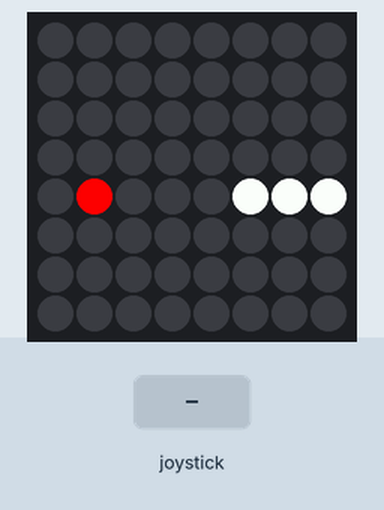
Simulated run of this program. Board: Raspberry Pi (BCM pin numbers) with a Sense HAT. Shown: the Sense HAT's 8×8 RGB LED matrix. Inputs (shaded band) come from the test bench. Random numbers come from a fixed seed; the 64×8 strip is a reading aid, not a part: it shows the text the matrix is scrolling, unrolled, one strip-width of it at a time. At 15.2 s the program stops and its outputs stay as they are.

Above: at 1.2 s.
1.3 s: joystick pushed up
At 1.9 s:
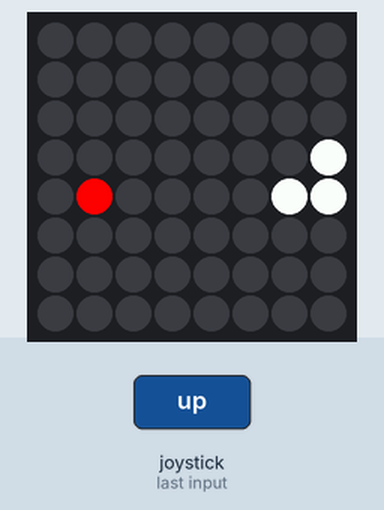
4.3 s: joystick pushed left
At 4.9 s:
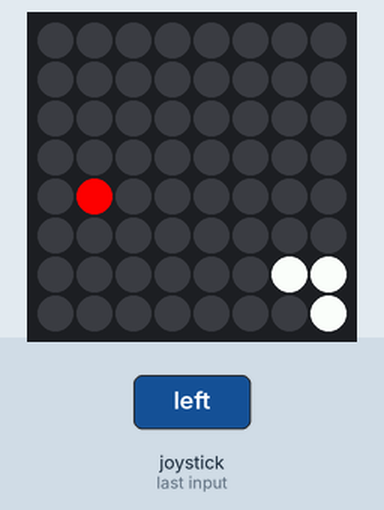
7.3 s: joystick pushed down
At 7.9 s:
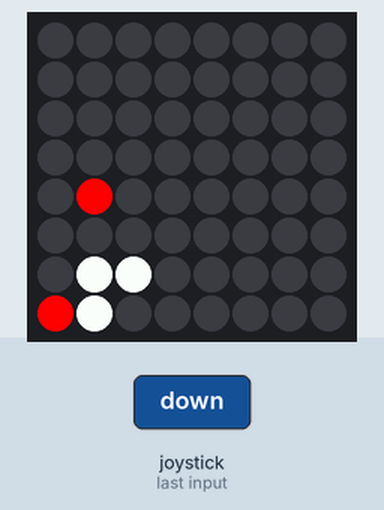
10.3 s: joystick pushed right
At 10.9 s:
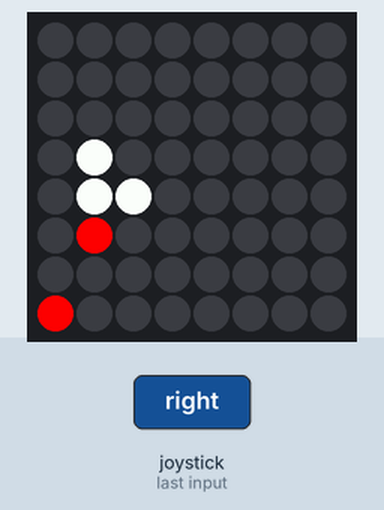
13.3 s: joystick clicked
At 16.4 s:
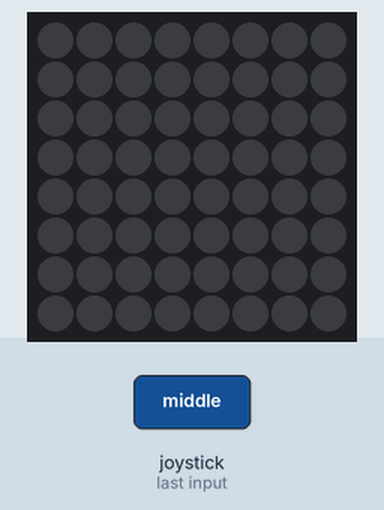
Timing chart, 0 to 16.7 s (numbered marks = the images above; inputs shaded):
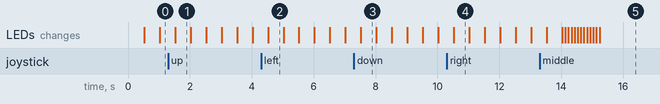

Measured:
- what the display in image 1 shows lasts 0.5 s, from 1.5 s to 2.0 s

The program:

slug-solution.py
```python
from sense_hat import SenseHat
from time import sleep
from random import randint

sense = SenseHat()

# Variables ---------------------------
slug = [[2,4], [3,4], [4,4]]
white = (255, 255, 255)
blank = (0, 0, 0)
red = (255, 0, 0)
direction = "right"
vegetables = []
score = 0
pause = 0.5
dead = False

# Functions ---------------------------
def draw_slug():
  for segment in slug:
    sense.set_pixel(segment[0], segment[1], white)

def move():
  global score, pause, dead
  remove = True

  # Find the last and first items in the slug list
  last = slug[-1]
  first = slug[0]
  next = list(last) # Create a copy of the last item

  # Find the next pixel in the direction the slug is currently moving
  if direction == "right":

    # Move along the column
    if last[0] + 1 == 8:
      next[0] = 0
    else:
      next[0] = last[0] + 1

  elif direction == "left":

    if last[0] - 1 == -1:
      next[0] = 7
    else:
      next[0] = last[0] - 1

  elif direction == "down":

    if last[1] + 1 == 8:
      next[1] = 0
    else:
      next[1] = last[1] + 1

  elif direction == "up":

    if last[1] - 1 == -1:
      next[1] = 7
    else:
      next[1] = last[1] - 1

  # Did I die?
  if next in slug:
    dead = True

  # Add this pixel at the end of the slug list
  slug.append(next)

  # Set the new pixel to the slug's colour
  sense.set_pixel(next[0], next[1], white)

  if next in vegetables:
    vegetables.remove(next)
    score += 1

    if score % 5 == 0:
      remove = False
      pause = pause * 0.8

  if remove == True:
    # Set the first pixel in the slug list to blank
    sense.set_pixel(first[0], first[1], blank)

    # Remove the first pixel from the list
    slug.remove(first)


def joystick_moved(event):
  global direction
  direction = event.direction

def make_veg():
  new = slug[0]
  while new in slug:
    x = randint(0, 7)
    y = randint(0, 7)
    new = [x, y]
  sense.set_pixel(x, y, red)
  vegetables.append(new)

# Main program ------------------------
sense.clear()
draw_slug()

sense.stick.direction_any = joystick_moved

while not dead:
  move()
  sleep(pause)

  # Have a 20% chance of making a veggie if there aren't many about
  if len(vegetables) < 3 and randint(1, 5) > 4:
    make_veg()

sense.show_message( str(score) )
```
